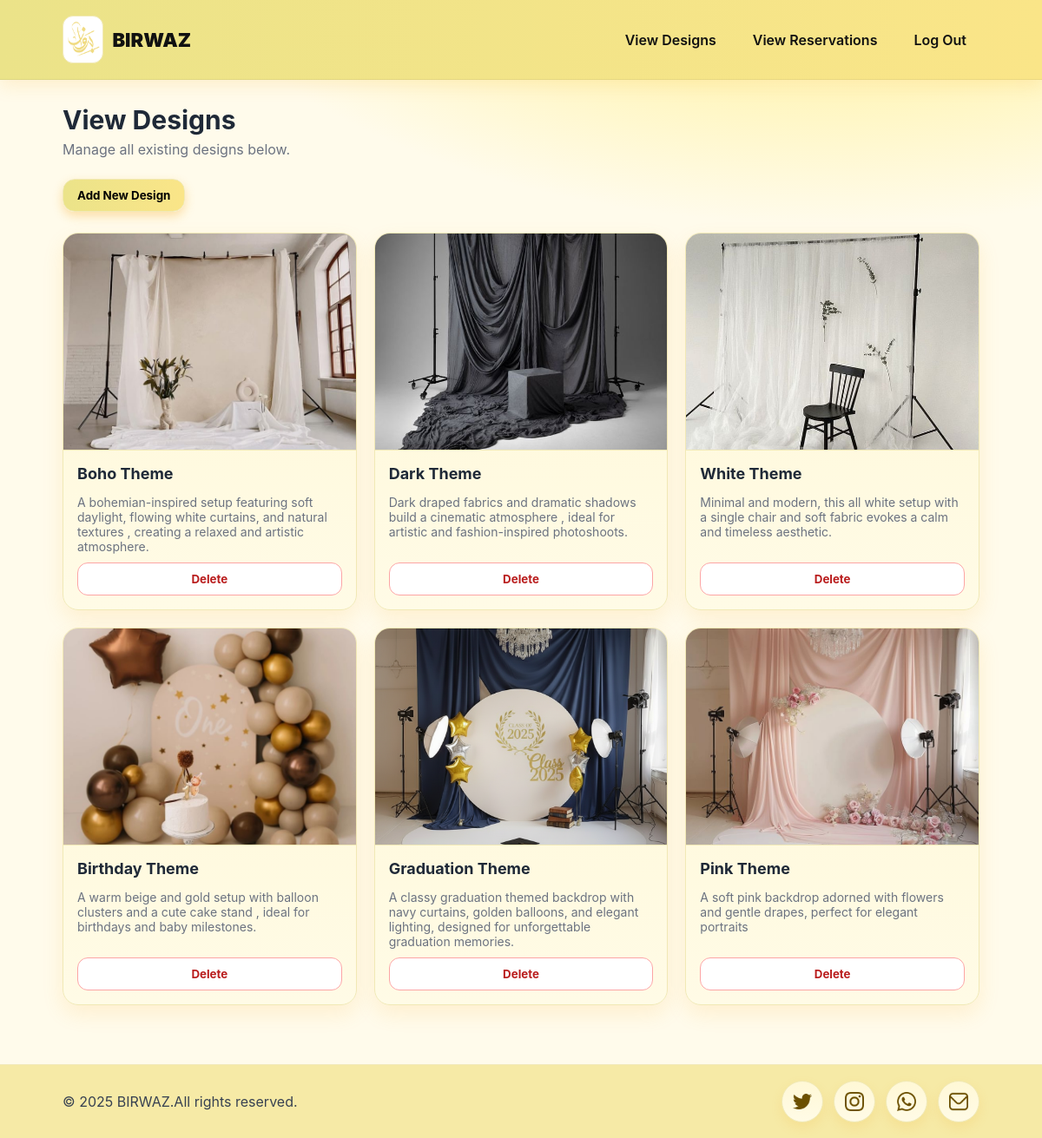
The page /birwasproject/viewDesignsAdmin.php on the database as committed earlier.
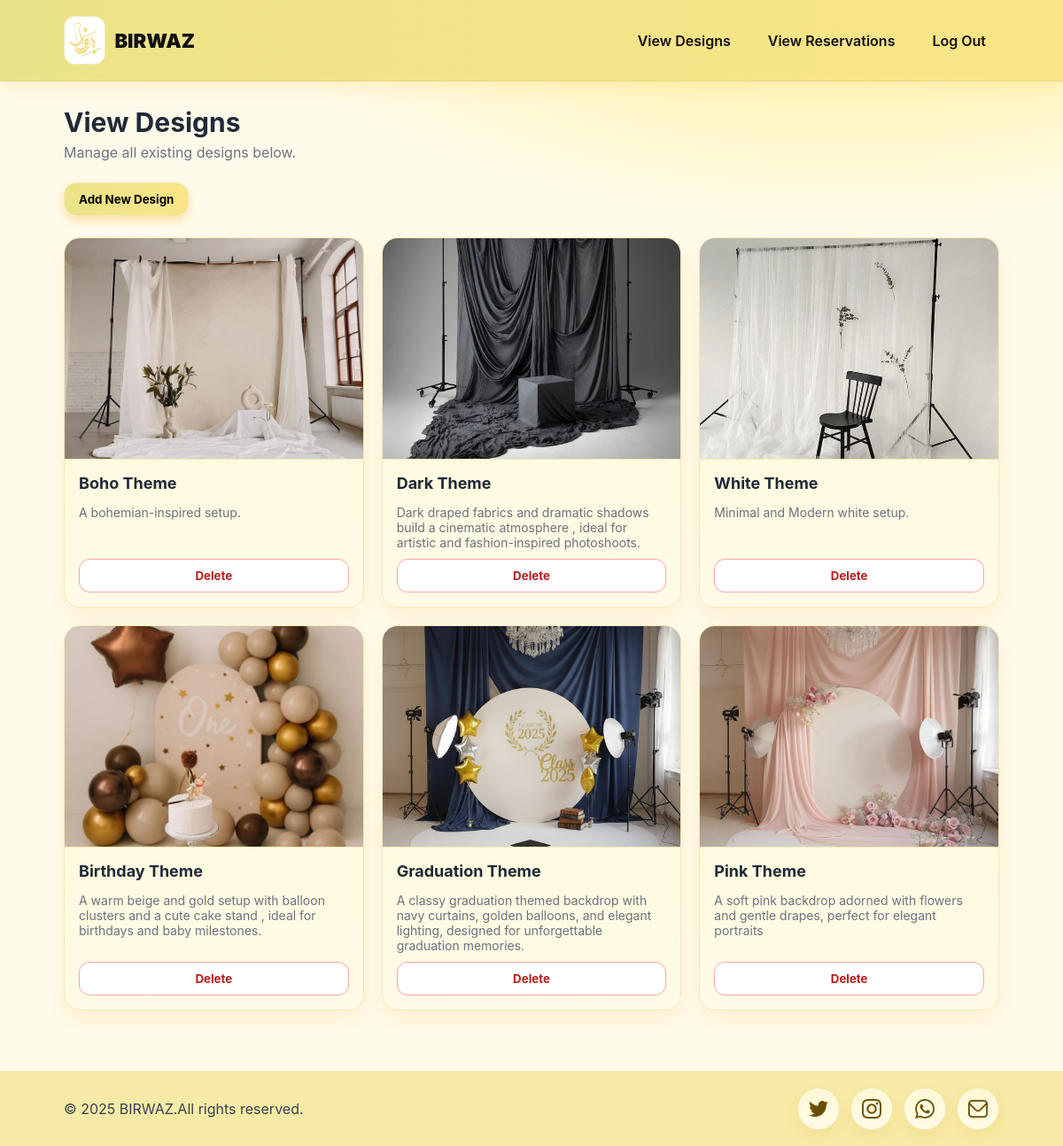
The same page on the database as committed later.
### tables this page shows
CREATE TABLE `design` (
  `DesignID` int(10) UNSIGNED NOT NULL,
  `Name` text NOT NULL,
  `Description` text,
  `Image_URL` text NOT NULL,
  `Type` varchar(10) NOT NULL DEFAULT 'Ready'
);

### birwasproject/viewDesignsAdmin.php (the view, shortened to what this page needs)
<?php
$conn = getDBConnection();
$sql = "SELECT DesignID, Name, Description, Image_URL FROM design WHERE Type = 'Ready' ORDER BY DesignID DESC";
$res = $conn->query($sql);
$designs = [];
if ($res) {
    while ($row = $res->fetch_assoc()) $designs[] = $row;
}
?>
<!DOCTYPE html>
<html lang="en">
<head>
</head>
<body>
<header>
    <div class="nav">
        <a class="brand" href="#"><img src="images/logo1.png"><strong>BIRWAZ</strong></a>
        <div class="links">
            <a href="viewDesignsAdmin.php">View Designs</a>
            <a href="viewReservationsAdmin.php">View Reservations</a>
            <a href="logout.php" id="logoutLink">Log Out</a>
        </div>
    </div>
</header>
<section class="hero">
    <h1>View Designs</h1>
    <p>Manage all existing designs below.</p>
</section>
<section class="toolbar">
    <button class="btn" onclick="window.location.href='addDesignsAdmin.php'">Add New Design</button>
</section>
<section class="grid">
<?php if(count($designs) === 0): ?>
    <div class="notice">No designs available.</div>
<?php else: ?>
    <?php foreach($designs as $d): ?>
        <?php $img = "uploads/" . $d["Image_URL"]; ?>
        <div class="card" data-id="<?= $d['DesignID'] ?>">
            <div class="thumb">
                <img src="<?= $img ?>" alt="<?= $d['Name'] ?>">
            </div>
            <div class="body">
                <h3><?= $d['Name'] ?></h3>
                <p><?= $d['Description'] ?></p>
                <button class="delete-btn" data-id="<?= $d['DesignID'] ?>">Delete</button>
            </div>
        </div>
    <?php endforeach; ?>
<?php endif; ?>
</section>
        <footer>
            <div class="footer-inner">
                <div class="copy">© 2025 BIRWAZ.All rights reserved.</div>
                <div class="socials">
                    <a href="https://twitter.com" target="_blank">
                        <img src="images/twitter.png" alt="Twitter icon">
                    </a>
                    <a href="https://instagram.com" target="_blank">
                        <img src="images/instagram.png" alt="Instagram icon">
                    </a>
                    <a href="https://wa.me" target="_blank">
                        <img src="images/whatsapp.png" alt="WhatsApp icon">
                    </a>
                    <a href="mailto:birwaz@gmail.com" target="_blank" >
                        <img src="images/email.png" alt="Email icon">
                    </a>
                </div>
            </div>
        </footer>
</body>
</html>

Rows that differ between the two databases and show on the page:
changed design "Boho Theme": Description "A bohemian-inspired setup featuring soft daylight, flowing white curtains, and natural textures , creating a relaxed and artistic atmosphere." → "A bohemian-inspired setup."
changed design "White Theme": Description "Minimal and modern, this all white setup with a single chair and soft fabric evokes a calm and timeless aesthetic." → "Minimal and Modern white setup."
